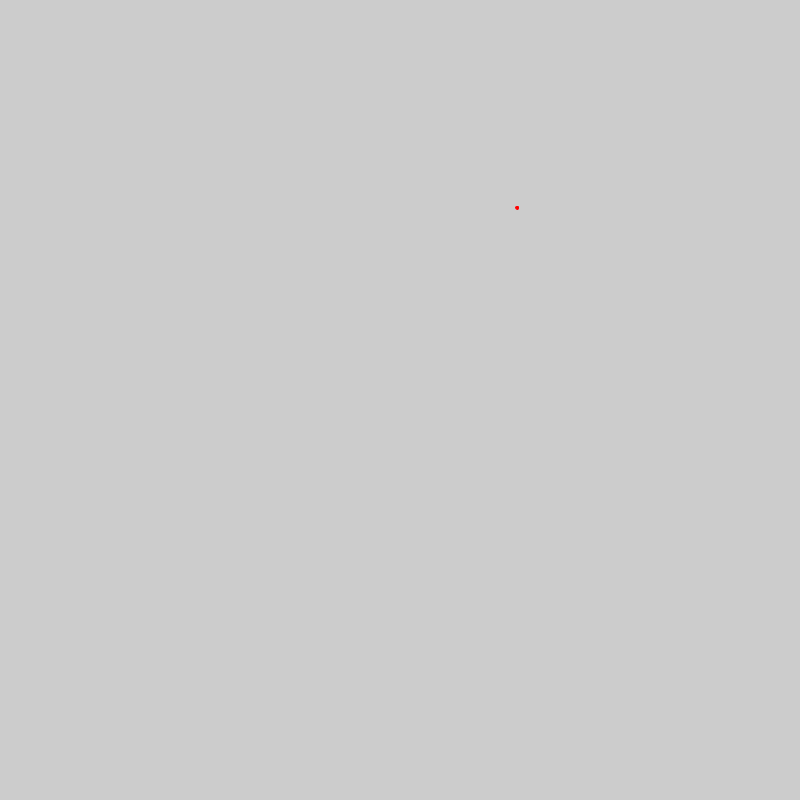
Frame 1 (no input)
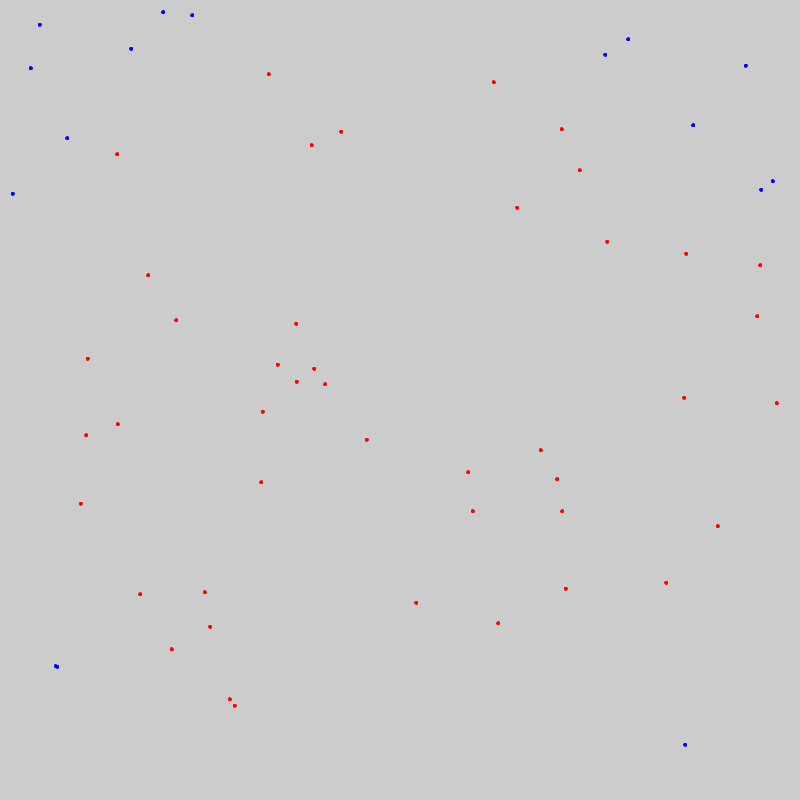
Frame 60 (the mouse pressed at the canvas centre just before this capture)
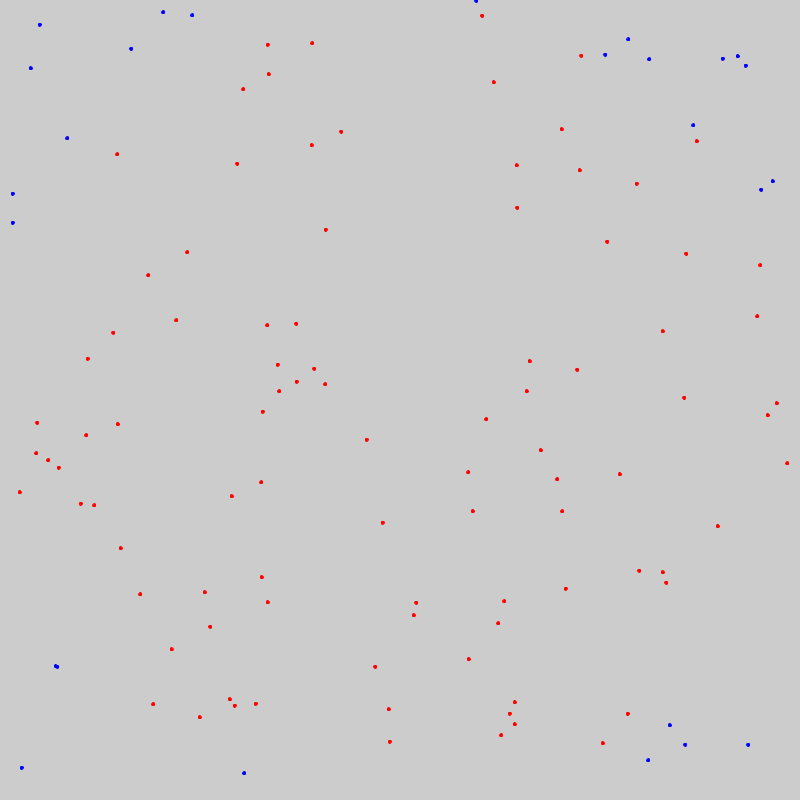
Frame 120 (the mouse held since frame 60 and released just before this capture)

The Processing sketch that drew these frames (run headless with seeded random() and noise(); from frame 60 on, the mouse is pressed at the canvas centre):

// Processing sketch: advanced_MonteCalro
// ── advanced_MonteCalro.pde
//advanced_MonteCalro
//calc pie with MonteCalro
//2022/05/16
//1-4-45 Taiyu Honma

void setup()
{
  size(800,800);
}
int uti = 0;
void draw(){
  frameRate(3000);
  float x = random(0,800);
  float y = random(0,800);
  if(dist(400,400,x,y) < 400){
    stroke(255,0,0);
    fill(255,0,0);
    ellipse(x,y,3,3);
    uti++;
  }else{
    fill(0,0,255);
    stroke(0,0,255);
    ellipse(x,y,3,3);
  }
  if(frameCount%100 == 0){
    println(4.0*uti/frameCount);
  }
}
